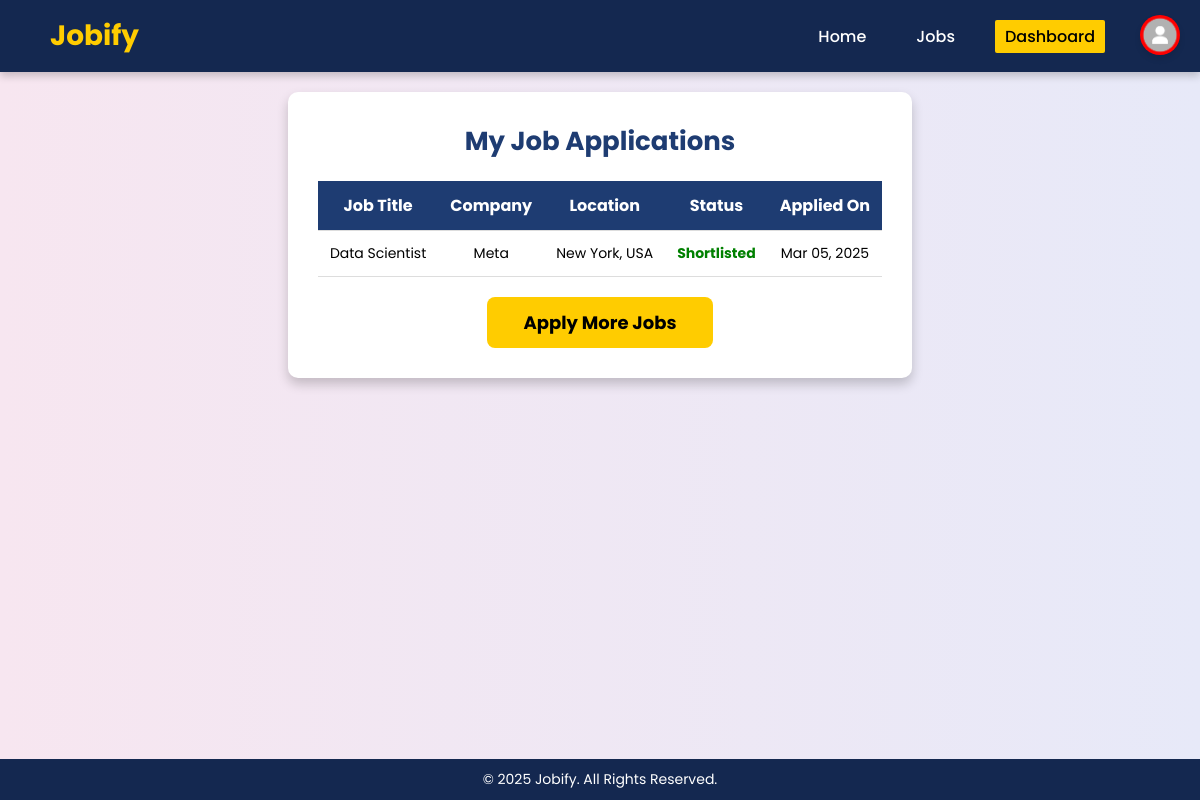
The app's page /dashboard.php (signed in) with its own data.
### tables this page shows
CREATE TABLE `applications` (
  `id` int(11) NOT NULL,
  `job_id` int(11) NOT NULL,
  `job_seeker_name` varchar(255) NOT NULL,
  `email` varchar(255) NOT NULL,
  `phone` varchar(20) NOT NULL,
  `resume` varchar(255) NOT NULL,
  `cover_letter` text NOT NULL,
  `status` enum('Pending','Shortlisted','Rejected') DEFAULT 'Pending',
  `applied_at` timestamp NOT NULL DEFAULT current_timestamp()
);

CREATE TABLE `jobs` (
  `id` int(11) NOT NULL,
  `job_title` varchar(255) NOT NULL,
  `company_name` varchar(255) NOT NULL,
  `location` varchar(255) NOT NULL,
  `description` text NOT NULL,
  `salary` varchar(50) NOT NULL,
  `date_posted` timestamp NOT NULL DEFAULT current_timestamp(),
  `category` varchar(100) NOT NULL
);

### dashboard.php (the view, shortened to what this page needs)
<?php
include 'php/config.php';
$user_email = $_SESSION['email'];
$query = "SELECT applications.*, jobs.job_title, jobs.company_name, jobs.location, applications.status, applications.applied_at
          FROM applications
          INNER JOIN jobs ON applications.job_id = jobs.id
          WHERE applications.email = ?
          ORDER BY applications.applied_at DESC";
$stmt = $conn->prepare($query);
$stmt->bind_param("s", $user_email);
$stmt->execute();
$result = $stmt->get_result();
?>
<!DOCTYPE html>
<html lang="en">
<head>
    <link rel="stylesheet" href="css/style.css">
    <link rel="stylesheet" href="https://cdnjs.cloudflare.com/ajax/libs/font-awesome/6.7.2/css/all.min.css">
</head>
<body>
    <header>
        <div class="logo">
            <h1>Jobify</h1>
        </div>
        <nav>
            <ul>
                <li><a href="index.php">Home</a></li>
                <li><a href="job-listings.php">Jobs</a></li>
                <li><a href="dashboard.php" class="active">Dashboard</a></li>
                <div class="profile-icon" onclick="toggleSidebar()">
                    <img src="assets/images/profile.png" alt="Profile">
                </div>
            </ul>
        </nav>
    </header>
    <main class="dashboard-container">
        <h2>My Job Applications</h2>
        <?php if ($result->num_rows > 0):
        ?>
            <table class="dashboard-table">
                <thead>
                    <tr>
                        <th>Job Title</th>
                        <th>Company</th>
                        <th>Location</th>
                        <th>Status</th>
                        <th>Applied On</th>
                    </tr>
                </thead>
                <tbody>
                    <?php while ($row = $result->fetch_assoc()):
                    ?>
                        <tr>
                            <td><?= htmlspecialchars($row['job_title']) ?></td>
                            <td><?= htmlspecialchars($row['company_name']) ?></td>
                            <td><?= htmlspecialchars($row['location']) ?></td>
                            <td class="status-<?= strtolower($row['status']) ?>"><?= htmlspecialchars($row['status']) ?></td>
                            <td><?= date("M d, Y", strtotime($row['applied_at'])) ?></td>
                        </tr>
                    <?php endwhile; ?>
                </tbody>
            </table>
        <?php else: ?>
            <p class="no-applications">You have not applied for any jobs yet.</p>
        <?php endif; ?>
        <a href="job-description.php" class="apply-btn" style="width: 40%;">Apply More Jobs</a>
    </main>
    <footer>
        <p>&copy; 2025 Jobify. All Rights Reserved.</p>
    </footer>
</body>
</html>

### css/style.css (style rules this page uses)
* { margin: 0; padding: 0; box-sizing: border-box; font-family: 'Poppins', 'Roboto', 'Arial', 'Helvetica Neue', sans-serif; -webkit-font-smoothing: antialiased; -moz-osx-font-smoothing: grayscale; }
html, body { height: 100%; display: flex; flex-direction: column; background: linear-gradient(90deg,#f7e6f0, #e7e9f8); color: #222; }
p { font-family: inherit; }
header { display: flex; justify-content: space-between; align-items: center; padding: 15px 50px; background: #142850; box-shadow: 0px 4px 8px rgba(0, 0, 0, 0.2); width: 100%; }
.logo h1 { font-size: 28px; font-weight: bold; color: #ffcc00; text-decoration: none; cursor: pointer; }
nav ul { list-style: none; display: flex; margin-right: 30px; }
nav ul li { margin: 0 15px; }
nav ul li a { text-decoration: none; color: white; font-weight: 500; transition: 0.3s ease-in-out; padding: 5px 10px; cursor: pointer; }
nav ul li a.active { background: #ffcc00; color: black; border-radius: 2px; }
footer { text-align: center; padding: 10px; background: #142850; color: white; font-size: 14px; width: 100%; margin-top: auto; }
.apply-btn { display: block; width: 20%; text-align: center; background: #ffcc00; color: black; font-size: 18px; font-weight: bold; padding: 12px; margin-top: 20px; margin-inline: auto; border-radius: 8px; text-decoration: none; transition: 0.3s ease-in-out; }
.dashboard-container { max-width: 900px; background: white; color: black; padding: 30px; border-radius: 10px; box-shadow: 0px 6px 12px rgba(0, 0, 0, 0.2); margin: 20px auto; text-align: center; }
.dashboard-container h2, #manage-jobs h2 { font-size: 26px; color: #1e3c72; margin-bottom: 15px; }
.dashboard-table { width: 100%; border-collapse: collapse; margin-top: 20px; }
.dashboard-table th, .dashboard-table td { padding: 12px; border-bottom: 1px solid #ddd; }
.dashboard-table th { background: #1e3c72; color: white; font-size: 16px; }
.dashboard-table td { font-size: 14px; }
.status-shortlisted { color: green; font-weight: bold; }
.profile-icon { position: absolute; top: 15px; right: 20px; width: 40px; height: 40px; border-radius: 50%; background-color: red; overflow: hidden; cursor: pointer; transition: transform 0.3s ease; box-shadow: 0px 4px 6px rgba(0, 0, 0, 0.1); }
.profile-icon img { width: 100%; height: 100%; object-fit: cover; }

### records on screen
applications: job.job_title "Data Scientist", job.company_name "Meta", job.location "New York, USA", status "Shortlisted", applied_at "Mar 05, 2025"
